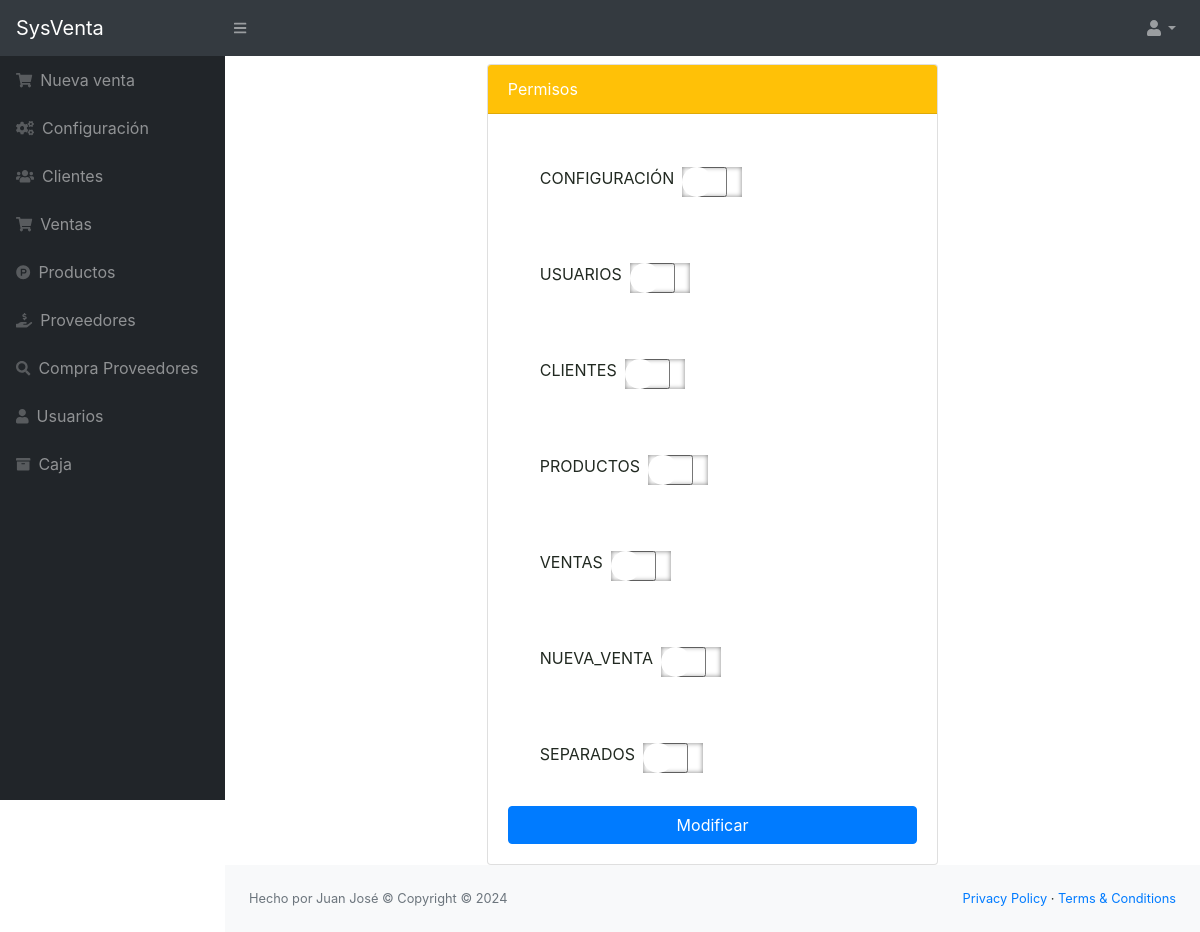
/src/rol.php (signed in), run on the app's committed database.
### tables this page shows
CREATE TABLE `permisos` (
  `id` int(11) NOT NULL,
  `nombre` varchar(30) NOT NULL
);

### src/rol.php (the view, shortened to what this page needs)
<?php
include_once "includes/header.php";
include "../conexion.php";
$sqlpermisos = mysqli_query($conexion, "SELECT * FROM permisos");
$datos = array();
?>
<div class="row">
    <div class="col-md-6 mx-auto">
        <div class="card">
            <div class="card-header bg-warning text-white">
                Permisos
            </div>
            <div class="card-body">
                <form method="post" action="">
                    <?php while ($row = mysqli_fetch_assoc($sqlpermisos)) { ?>
                        <div class="form-check form-check-inline m-4">
                            <label for="permisos" class="p-2 text-uppercase"><?php echo $row['nombre']; ?></label>
                            <input id="permisos" type="checkbox" name="permisos[]" value="<?php echo $row['id']; ?>" <?php
                              if (isset($datos[$row['id']])) {
                                  echo "checked";
                              }
                              ?>>
                        </div>
                    <?php } ?>
                    <br>
                    <button class="btn btn-primary btn-block" type="submit">Modificar</button>
                </form>
            </div>
        </div>
    </div>
</div>
<?php include_once "includes/footer.php"; ?>

### data on the page
permisos: nombre "CONFIGURACIÓN"
permisos: nombre "USUARIOS"
permisos: nombre "CLIENTES"
permisos: nombre "PRODUCTOS"
permisos: nombre "VENTAS"
permisos: nombre "NUEVA_VENTA"
permisos: nombre "SEPARADOS"
